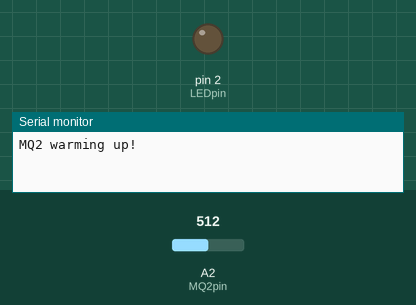
A sketch run on a simulated Arduino Uno, built with avr-gcc and run on an emulated ATmega328P. On the bench: output pins drawn as LEDs (lit = HIGH), the last lines printed to the serial monitor. The test bench sets the inputs (shaded band); at power-on: A2 (MQ2pin) = 512.

Above: at 0.1 s.
At 20.1 s:
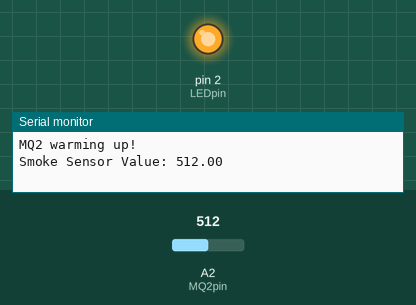
Timing chart, 0 to 21.6 s (numbered marks = the images above):
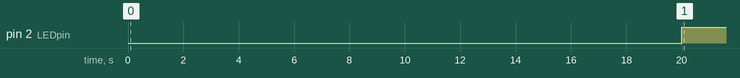

The sketch:

MQ2SensorExplore.ino
```cpp
#define MQ2pin A2 // Use A0 for analog input
#define LEDpin 2 // Use pin 13 for the LED

void setup() {
  Serial.begin(9600); // Sets the serial port to 9600
  Serial.println("MQ2 warming up!");
  pinMode(LEDpin, OUTPUT); // Set LED pin as output
  delay(20000); // Allow the MQ2 to warm up
}

void loop() {
  float sensorValue = analogRead(MQ2pin); // Read analog input pin A0
  Serial.print("Smoke Sensor Value: ");
  Serial.println(sensorValue);

  if (sensorValue > 180) { // Check if sensor value exceeds threshold
    digitalWrite(LEDpin, HIGH); // Turn on LED
  } else {
    digitalWrite(LEDpin, LOW); // Turn off LED
  }

  delay(2000); // Wait 2 seconds for the next reading
}
```

Measured:
- by itself, pin 2 (LEDpin): LOW → HIGH at 20.0 s
